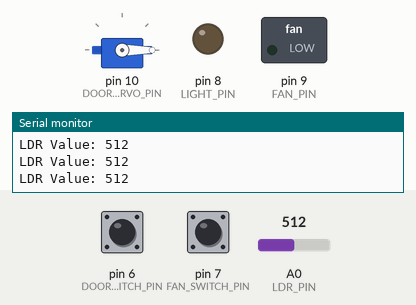
Simulated run of this sketch. Board: Arduino Uno, built with avr-gcc and run on an emulated ATmega328P. On the bench: servo, switched loads named in the sketch (green lamp = pin HIGH), output pins drawn as LEDs (lit = HIGH), the last lines printed to the serial monitor. Inputs (shaded band) come from the test bench; at power-on: A0 (LDR_PIN) = 512, pin 6 (DOOR_SWITCH_PIN) HIGH, pin 7 (FAN_SWITCH_PIN) HIGH.

Above: at 1.2 s.
1.3 s: A0 (LDR_PIN) set to 492
At 2.5 s:
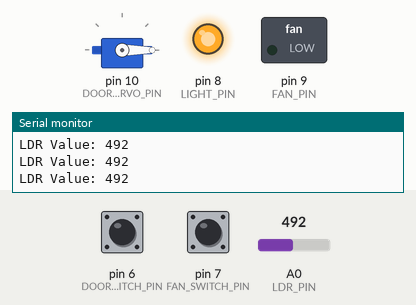
2.8 s: pin 6 (DOOR_SWITCH_PIN) pulled LOW for 0.15 s
At 2.91 s:
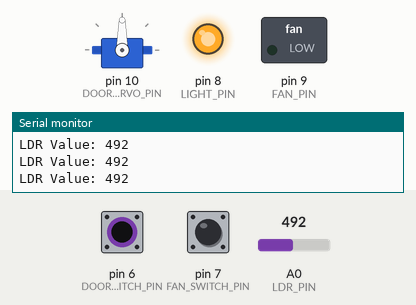
4.5 s: pin 7 (FAN_SWITCH_PIN) pulled LOW for 0.15 s
At 4.61 s:
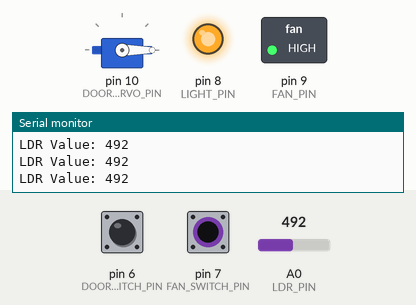
6.2 s: pin 7 (FAN_SWITCH_PIN) pulled LOW for 3.2 s
At 10.1 s:
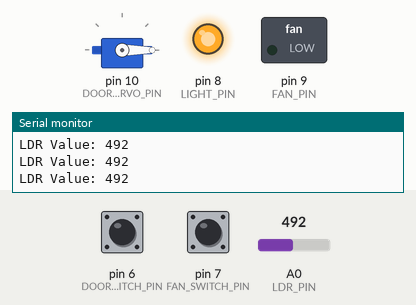
10.9 s: pin 6 (DOOR_SWITCH_PIN) pulled LOW for 3.2 s
At 11.4 s:
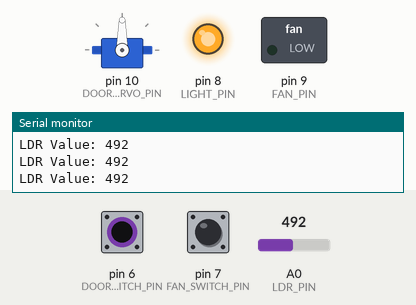
15.6 s: A0 (LDR_PIN) set to 1023
At 16.9 s:
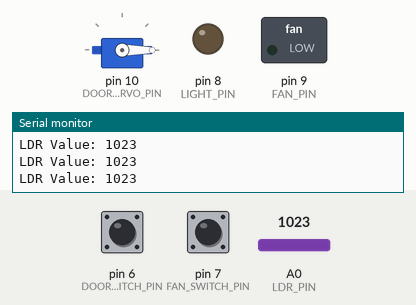
Timing chart, 0 to 18.6 s (numbered marks = the images above; inputs shaded):
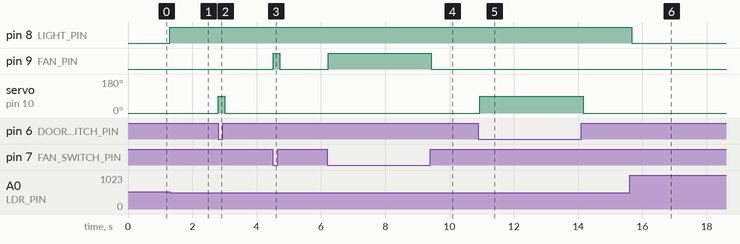

Measured:
- the behaviour switches between 500 and 499 on A0 (LDR_PIN) (found by bisection; images 0 and 1)
- after the input at 1.3 s, pin 8 (LIGHT_PIN): LOW → HIGH at once
- after the input at 2.8 s, servo on pin 10 (DOOR_SERVO_PIN): 0° → 90° at once, → 0° 0.20 s later
- after the input at 4.5 s, pin 9 (FAN_PIN): LOW → HIGH at once, → LOW 0.20 s later
- after the input at 6.2 s, pin 9 (FAN_PIN): LOW → HIGH at once, → LOW 3.2 s later
- after the input at 10.9 s, servo on pin 10 (DOOR_SERVO_PIN): 0° → 90° at once, → 0° 3.2 s later
- after the input at 15.6 s, pin 8 (LIGHT_PIN): HIGH → LOW after 0.06 s

The sketch:

Home_Automation.ino
```cpp
#include <Servo.h>

// Pin definitions
const int LDR_PIN = A0;
const int LIGHT_PIN = 8;
const int FAN_PIN = 9;
const int DOOR_SERVO_PIN = 10;

const int FAN_SWITCH_PIN = 7;
const int DOOR_SWITCH_PIN = 6;

// LDR threshold
const int LIGHT_THRESHOLD = 500;

Servo doorServo;

void setup() {
  Serial.begin(9600);

  pinMode(LIGHT_PIN, OUTPUT);
  pinMode(FAN_PIN, OUTPUT);

  pinMode(FAN_SWITCH_PIN, INPUT_PULLUP);
  pinMode(DOOR_SWITCH_PIN, INPUT_PULLUP);

  doorServo.attach(DOOR_SERVO_PIN);

  // Initial conditions
  digitalWrite(LIGHT_PIN, LOW);
  digitalWrite(FAN_PIN, LOW);
  doorServo.write(0);
}

void loop() {

  // -------- Automatic Light using LDR --------
  int ldrValue = analogRead(LDR_PIN);

  Serial.print("LDR Value: ");
  Serial.println(ldrValue);

  if (ldrValue < LIGHT_THRESHOLD) {
    // Dark condition
    digitalWrite(LIGHT_PIN, HIGH);
  }
  else {
    // Bright condition
    digitalWrite(LIGHT_PIN, LOW);
  }

  // -------- Fan Control using Switch --------
  if (digitalRead(FAN_SWITCH_PIN) == LOW) {
    digitalWrite(FAN_PIN, HIGH);
  }
  else {
    digitalWrite(FAN_PIN, LOW);
  }

  // -------- Door Control using Switch + Servo --------
  if (digitalRead(DOOR_SWITCH_PIN) == LOW) {
    // Door open
    doorServo.write(90);
  }
  else {
    // Door close
    doorServo.write(0);
  }

  delay(100);
}
```
